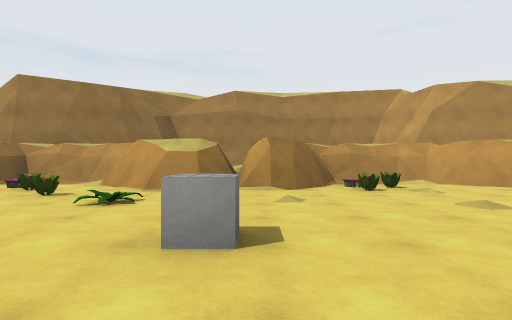
[1] (above)

16 first-person views from a walk through a 3-D level made in the Unity game engine. The camera is 1.2 m above the floor, looks level and sees 80° across. The floor is counted in squares, 2 m on a side. Each view is taken from the middle of a square. On the plan, view 1 faces up. The plan holds only what a view shows up to about 9 squares ahead; the rest is blank. The place goes on beyond the plan. The player is left out. Some surface patterns are stand-ins.

[2]
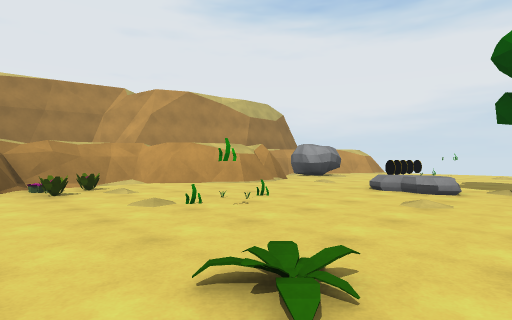

[3]
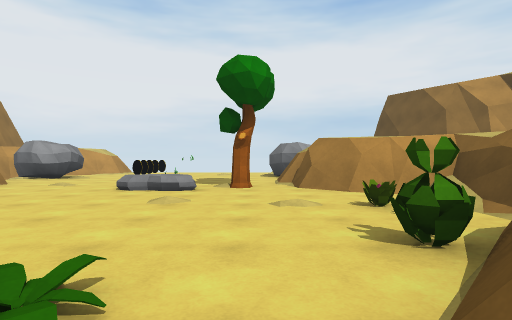

[4]
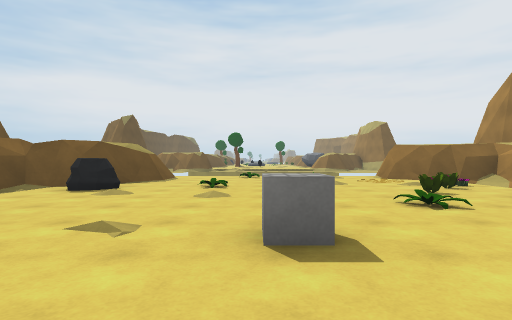

[5]
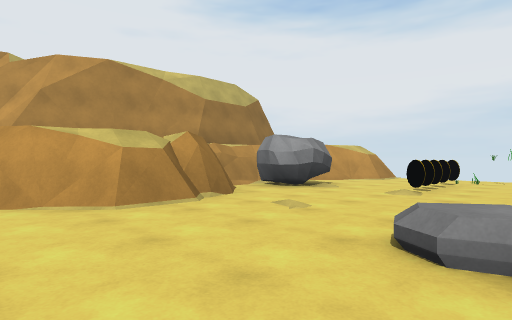

[6]
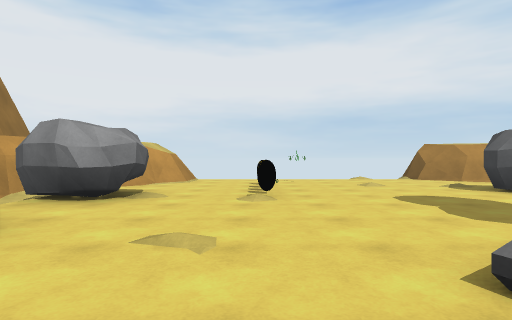

[7]
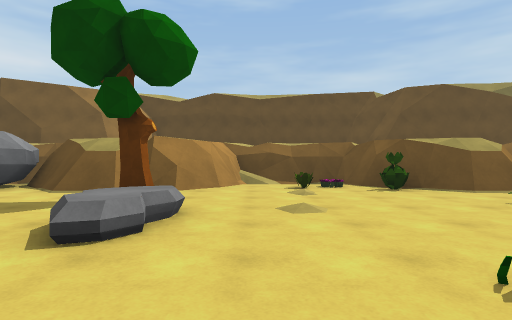

[8]
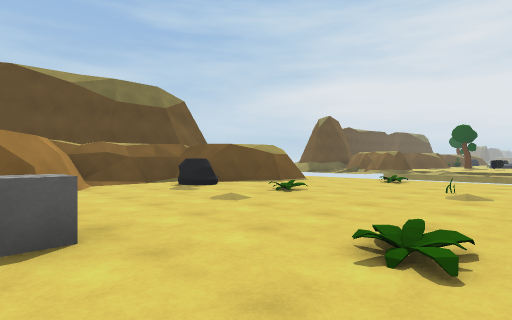

[9]
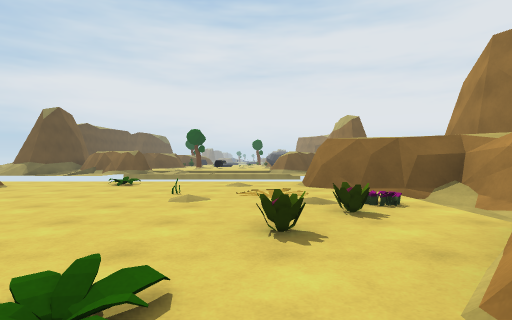

[10]
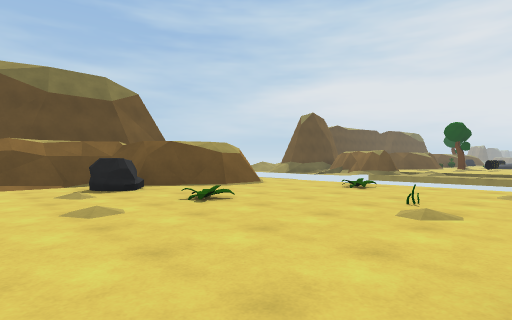

[11]
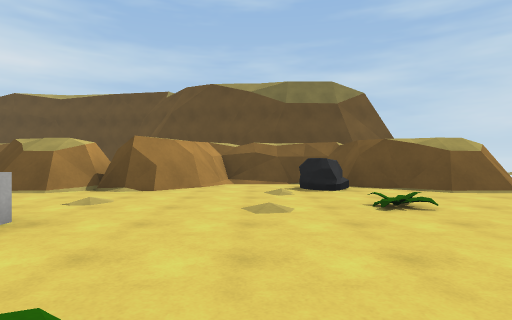

[12]
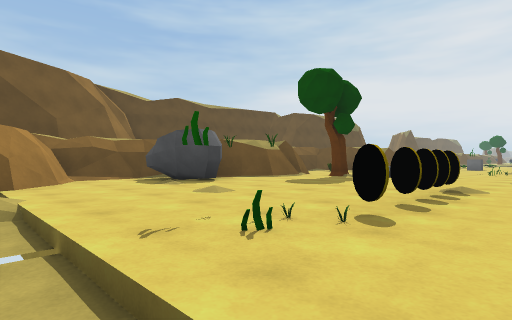

[13]
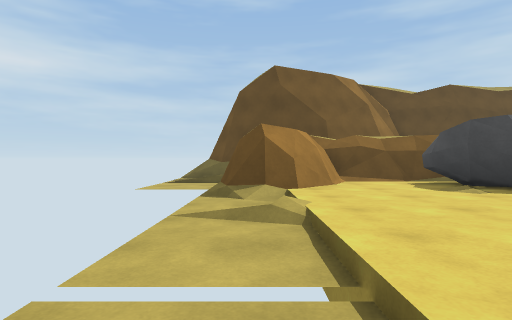

[14]
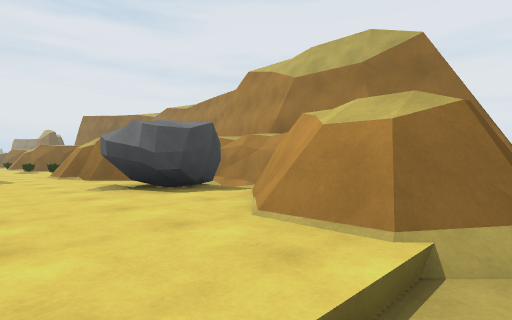

[15]
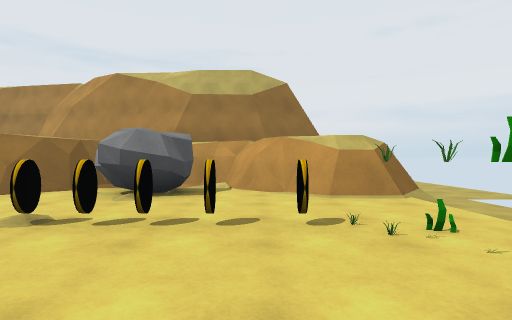

[16]
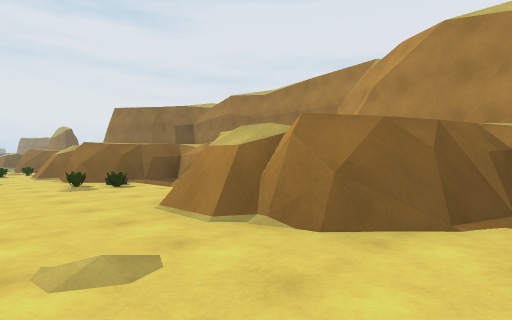

### Floor plan
Key: @ floor where view 1 was taken; # wall or solid block; . main floor; - floor 0.25 m lower than the main floor; / step, stairs or slope; P plant; C crate; R rock; T tree; I coin; O other object.
Columns run from 9 left of view 1 to 18 right of it. Each row starts with its distance up from view 1.
  9   ####     ####   #####
  8   #/-##  ###-/##  #--/#
  7  ##.P.#####PP./####RR.####
  6 ....P..##..P.../#...R..##/
  5 ...P.P...................-
  4 ...O...P....OOO.....IIIOO-
  3 .............O...........-
  2 .P.......C......R........-
  1 ....P......P............./
  0 .........@.......T......./
 -1 .##..R..####P....###.R../##
 -2 .####R./#####PP.#####R..###
 -3    ##//##   #.//#   #///# --
 -4     ####    #####   ##### .-

Where each view was taken, in squares from view 1:
view 1: 0 up, 0 right, facing up
view 2: 0 up, 1 right, facing up-right
view 3: 0 up, 1 right, facing right
view 4: 2 up, 2 right, facing left
view 5: 2 up, 5 right, facing up-right
view 6: 4 up, 6 right, facing right
view 7: 5 up, 6 right, facing down
view 8: 5 up, 0 right, facing down-left
view 9: 5 up, 1 left, facing left
view 10: 5 up, 2 left, facing down-left
view 11: 5 up, 3 left, facing down
view 12: 5 up, 16 right, facing down-left
view 13: 4 up, 16 right, facing down
view 14: 4 up, 16 right, facing up-left
view 15: 1 up, 13 right, facing up
view 16: 4 up, 10 right, facing up-left
